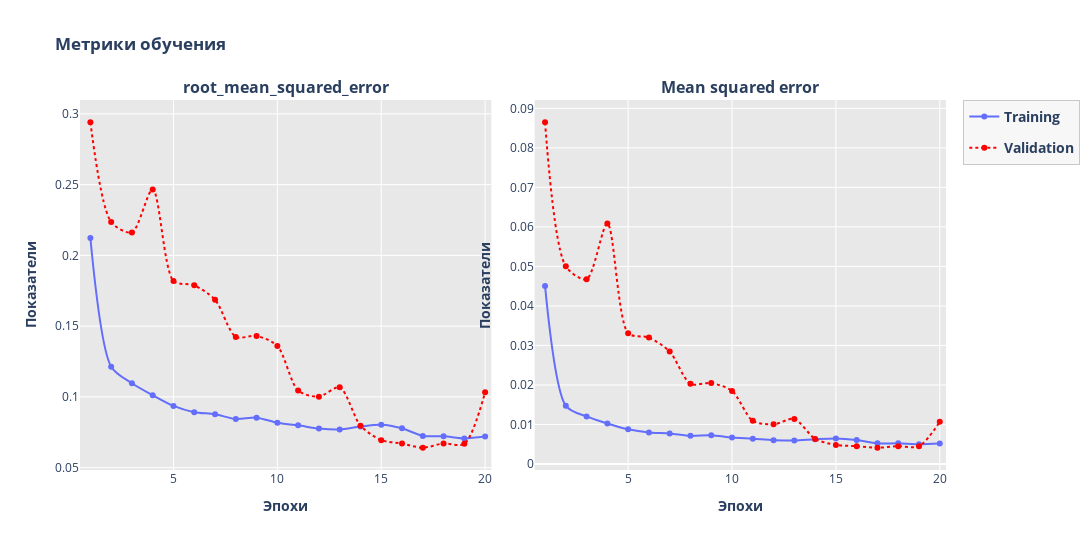

Notebook cell for this chart:
### Code cell
import plotly.graph_objects as go
from plotly.subplots import make_subplots
import plotly.offline as py

root_mean_squared_error = hist.history['root_mean_squared_error']
mean_squared_error = hist.history['mean_squared_error']

val_root_mean_squared_error = hist.history['val_root_mean_squared_error']
val_mean_squared_error = hist.history['val_mean_squared_error']

epochs = list(range(1, len(root_mean_squared_error) + 1))

fig = make_subplots(rows=1, cols=2, subplot_titles=("<b>root_mean_squared_error</b>", "<b>Mean squared error</b>",), horizontal_spacing=0.05)

# root_mean_squared_error
fig.add_trace(go.Scatter(x=list(epochs), y=root_mean_squared_error, legendgroup='<b>Training</b>', name='<b>Training</b>',
                            line=dict(shape='spline', smoothing=0.8, color='#636efb'), mode='markers+lines', marker=dict(color='#636efb')), row=1, col=1)
fig.add_trace(go.Scatter(x=list(epochs), y=val_root_mean_squared_error, legendgroup='<b>Validation</b>', name='<b>Validation</b>',
                            line=dict(shape='spline', smoothing=0.8, dash='dot', color='red'), mode='markers+lines', marker=dict(color='red')), row=1, col=1)

# mean_squared_error
fig.add_trace(go.Scatter(x=list(epochs), y=mean_squared_error, legendgroup='<b>Training</b>', name='<b>Training</b>', showlegend=False,
                            line=dict(shape='spline', smoothing=0.8, color='#636efb'), mode='markers+lines', marker=dict(color='#636efb')), row=1, col=2)
fig.add_trace(go.Scatter(x=list(epochs), y=val_mean_squared_error, legendgroup='<b>Validation</b>', name='<b>Validation</b>', showlegend=False,
                            line=dict(shape='spline', smoothing=0.8, dash='dot', color='red'), mode='markers+lines', marker=dict(color='red')), row=1, col=2)


fig.update_traces(hovertemplate='Epoch: %{x}<br>Value: %{y}')

fig.update_yaxes(title_text="<b>Показатели</b>")
fig.update_xaxes(title_text="<b>Эпохи</b>")
fig.update_layout(legend=dict(font=dict(size=14), bgcolor='lightgray'))


fig.update_layout(
    height=550, 
    width=2000, 
    title_text="<b>Метрики обучения</b>",
    legend=dict(
        font=dict(size=14),
        bgcolor='rgba(240, 240, 240, 0.5)',
        bordercolor='rgba(200, 200, 200, 1)',
        borderwidth=1,
    ),
    plot_bgcolor='rgba(210, 210, 210, 0.5)',
    
    # paper_bgcolor='rgba(250, 250, 250, 1)'
)
fig.update_xaxes(range=[0.5, max(epochs)+0.3])
py.plot(fig, filename=r'C:\My_projects\nuke\metrics\plotly\One_Class_Autoencoder_metrics_root_mean_squared_error_and_mean_squared_error.html')
fig.write_image(r"C:\My_projects\nuke\metrics\plotly\One_Class_Autoencoder_metrics_root_mean_squared_error_and_mean_squared_error.svg")
fig.show()

### Figure 1 — Plotly figure (JSON) as saved in the notebook; plotly's stock layout.template omitted (floating-point values rounded to 4 significant figures)
{"data": [{"hovertemplate": "Epoch: %{x}<br>Value: %{y}", "legendgroup": "<b>Training</b>", "line": {"color": "#636efb", "shape": "spline", "smoothing": 0.8}, "marker": {"color": "#636efb"}, "mode": "markers+lines", "name": "<b>Training</b>", "type": "scatter", "x": [1, 2, 3, 4, 5, 6, 7, 8, 9, 10, 11, 12, 13, 14, 15, 16, 17, 18, 19, 20], "xaxis": "x", "y": [0.2123, 0.1213, 0.1097, 0.1012, 0.09361, 0.08919, 0.08773, 0.08433, 0.08534, 0.08171, 0.07989, 0.07758, 0.07692, 0.07903, 0.08032, 0.07777, 0.0724, 0.07222, 0.07067, 0.07196], "yaxis": "y"}, {"hovertemplate": "Epoch: %{x}<br>Value: %{y}", "legendgroup": "<b>Validation</b>", "line": {"color": "red", "dash": "dot", "shape": "spline", "smoothing": 0.8}, "marker": {"color": "red"}, "mode": "markers+lines", "name": "<b>Validation</b>", "type": "scatter", "x": [1, 2, 3, 4, 5, 6, 7, 8, 9, 10, 11, 12, 13, 14, 15, 16, 17, 18, 19, 20], "xaxis": "x", "y": [0.2941, 0.2237, 0.2163, 0.2466, 0.1819, 0.1788, 0.1687, 0.1424, 0.1431, 0.136, 0.1045, 0.1001, 0.1067, 0.07968, 0.06941, 0.06706, 0.06405, 0.06711, 0.06679, 0.1032], "yaxis": "y"}, {"hovertemplate": "Epoch: %{x}<br>Value: %{y}", "legendgroup": "<b>Training</b>", "line": {"color": "#636efb", "shape": "spline", "smoothing": 0.8}, "marker": {"color": "#636efb"}, "mode": "markers+lines", "name": "<b>Training</b>", "showlegend": false, "type": "scatter", "x": [1, 2, 3, 4, 5, 6, 7, 8, 9, 10, 11, 12, 13, 14, 15, 16, 17, 18, 19, 20], "xaxis": "x2", "y": [0.04507, 0.01472, 0.01202, 0.01024, 0.008763, 0.007954, 0.007697, 0.007112, 0.007283, 0.006676, 0.006383, 0.006019, 0.005917, 0.006245, 0.006451, 0.006048, 0.005242, 0.005215, 0.004994, 0.005178], "yaxis": "y2"}, {"hovertemplate": "Epoch: %{x}<br>Value: %{y}", "legendgroup": "<b>Validation</b>", "line": {"color": "red", "dash": "dot", "shape": "spline", "smoothing": 0.8}, "marker": {"color": "red"}, "mode": "markers+lines", "name": "<b>Validation</b>", "showlegend": false, "type": "scatter", "x": [1, 2, 3, 4, 5, 6, 7, 8, 9, 10, 11, 12, 13, 14, 15, 16, 17, 18, 19, 20], "xaxis": "x2", "y": [0.08649, 0.05003, 0.04677, 0.06083, 0.0331, 0.03198, 0.02845, 0.02028, 0.02047, 0.0185, 0.01091, 0.01003, 0.01139, 0.006348, 0.004818, 0.004497, 0.004103, 0.004503, 0.004461, 0.01066], "yaxis": "y2"}], "layout": {"annotations": [{"font": {"size": 16}, "showarrow": false, "text": "<b>root_mean_squared_error</b>", "x": 0.2375, "xanchor": "center", "xref": "paper", "y": 1, "yanchor": "bottom", "yref": "paper"}, {"font": {"size": 16}, "showarrow": false, "text": "<b>Mean squared error</b>", "x": 0.7625, "xanchor": "center", "xref": "paper", "y": 1, "yanchor": "bottom", "yref": "paper"}], "height": 550, "legend": {"bgcolor": "rgba(240, 240, 240, 0.5)", "bordercolor": "rgba(200, 200, 200, 1)", "borderwidth": 1, "font": {"size": 14}}, "plot_bgcolor": "rgba(210, 210, 210, 0.5)", "title": {"text": "<b>Метрики обучения</b>"}, "width": 2000, "xaxis": {"anchor": "y", "domain": [0, 0.475], "range": [0.5, 20.3], "title": {"text": "<b>Эпохи</b>"}}, "xaxis2": {"anchor": "y2", "domain": [0.525, 1], "range": [0.5, 20.3], "title": {"text": "<b>Эпохи</b>"}}, "yaxis": {"anchor": "x", "domain": [0, 1], "title": {"text": "<b>Показатели</b>"}}, "yaxis2": {"anchor": "x2", "domain": [0, 1], "title": {"text": "<b>Показатели</b>"}}}}
